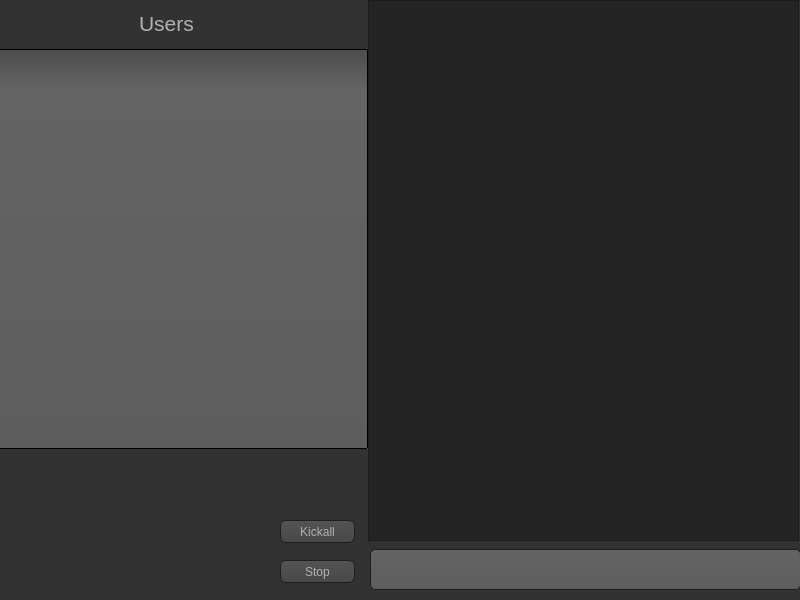
<?xml version="1.0" encoding="UTF-8"?>
<ui version="4.0">
 <class>MainWindow</class>
 <widget class="QMainWindow" name="MainWindow">
  <property name="geometry">
   <rect>
    <x>0</x>
    <y>0</y>
    <width>800</width>
    <height>600</height>
   </rect>
  </property>
  <property name="windowTitle">
   <string>MainWindow</string>
  </property>
  <property name="styleSheet">
   <string notr="true">QToolTip
{
     border: 1px solid black;
     background-color: #D1DBCB;
     padding: 1px;
     border-radius: 3px;
     opacity: 100;
}

QWidget
{
    color: #b1b1b1;
    background-color: #323232;
}

QWidget:item:hover
{
    background-color: QLinearGradient( x1: 0, y1: 0, x2: 0, y2: 1, stop: 0 #D1DBCB, stop: 1 #b2b6af);
    color: #000000;
}

QWidget:item:selected
{
    background-color: QLinearGradient( x1: 0, y1: 0, x2: 0, y2: 1, stop: 0 #D1DBCB, stop: 1 #b2b6af);
}

QMenuBar::item
{
    background: transparent;
}

QMenuBar::item:selected
{
    background: transparent;
    border: 1px solid #fdf6e3;
}

QMenuBar::item:pressed
{
    background: #444;
    border: 1px solid #000;
    background-color: QLinearGradient(
        x1:0, y1:0,
        x2:0, y2:1,
        stop:1 #212121,
        stop:0.4 #343434/*,
        stop:0.2 #343434,
        stop:0.1 #fdf6e3*/
    );
    margin-bottom:-1px;
    padding-bottom:1px;
}

QMenu
{
    border: 1px solid #000;
}

QMenu::item
{
    padding: 2px 20px 2px 20px;
}

QMenu::item:selected
{
    color: #000000;
}

QWidget:disabled
{
    color: #404040;
    background-color: #323232;
}

QAbstractItemView
{
    background-color: QLinearGradient( x1: 0, y1: 0, x2: 0, y2: 1, stop: 0 #4d4d4d, stop: 0.1 #646464, stop: 1 #5d5d5d);
}

QWidget:focus
{
    /*border: 2px solid QLinearGradient( x1: 0, y1: 0, x2: 0, y2: 1, stop: 0
     #D1DBCB, stop: 1 #b2b6af);*/
}

QLineEdit
{
    background-color: QLinearGradient( x1: 0, y1: 0, x2: 0, y2: 1, stop: 0 #4d4d4d, stop: 0 #646464, stop: 1 #5d5d5d);
    padding: 1px;
    border-style: solid;
    border: 1px solid #1e1e1e;
    border-radius: 5;
}

QPushButton
{
    color: #b1b1b1;
    background-color: QLinearGradient( x1: 0, y1: 0, x2: 0, y2: 1, stop: 0 #565656, stop: 0.1 #525252, stop: 0.5 #4e4e4e, stop: 0.9 #4a4a4a, stop: 1 #464646);
    border-width: 1px;
    border-color: #1e1e1e;
    border-style: solid;
    border-radius: 6;
    padding: 3px;
    font-size: 12px;
    padding-left: 5px;
    padding-right: 5px;
}

QPushButton:pressed
{
    background-color: QLinearGradient( x1: 0, y1: 0, x2: 0, y2: 1, stop: 0 #2d2d2d, stop: 0.1 #2b2b2b, stop: 0.5 #292929, stop: 0.9 #282828, stop: 1 #252525);
}

QComboBox
{
    selection-background-color: #fdf6e3;
    background-color: QLinearGradient( x1: 0, y1: 0, x2: 0, y2: 1, stop: 0 #565656, stop: 0.1 #525252, stop: 0.5 #4e4e4e, stop: 0.9 #4a4a4a, stop: 1 #464646);
    border-style: solid;
    border: 1px solid #1e1e1e;
    border-radius: 5;
}

QComboBox:hover,QPushButton:hover
{
    border: 2px solid QLinearGradient( x1: 0, y1: 0, x2: 0, y2: 1, stop: 0
    #D1DBCB, stop: 1 #b2b6af);
}


QComboBox:on
{
    padding-top: 3px;
    padding-left: 4px;
    background-color: QLinearGradient( x1: 0, y1: 0, x2: 0, y2: 1, stop: 0 #2d2d2d, stop: 0.1 #2b2b2b, stop: 0.5 #292929, stop: 0.9 #282828, stop: 1 #252525);
    selection-background-color: #fdf6e3;
}

QComboBox QAbstractItemView
{
    border: 2px solid darkgray;
    selection-background-color: QLinearGradient( x1: 0, y1: 0, x2: 0, y2: 1,
     stop: 0 #D1DBCB, stop: 1 #b2b6af);
}

QComboBox::drop-down
{
     subcontrol-origin: padding;
     subcontrol-position: top right;
     width: 15px;

     border-left-width: 0px;
     border-left-color: darkgray;
     border-left-style: solid; /* just a single line */
     border-top-right-radius: 3px; /* same radius as the QComboBox */
     border-bottom-right-radius: 3px;
 }

QComboBox::down-arrow
{
     image: url(:/down_arrow.png);
}

QGroupBox:focus
{
border: 2px solid QLinearGradient( x1: 0, y1: 0, x2: 0, y2: 1, stop: 0
#D1DBCB, stop: 1 #b2b6af);
}

QTextEdit:focus
{
    border: 2px solid QLinearGradient( x1: 0, y1: 0, x2: 0, y2: 1, stop: 0
    #D1DBCB, stop: 1 #b2b6af);
}

QScrollArea:focus {
border: 1px solid black;
}

QScrollBar:horizontal {
     border: 1px solid #222222;
     background: QLinearGradient( x1: 0, y1: 0, x2: 0, y2: 1, stop: 0.0 #121212, stop: 0.2 #282828, stop: 1 #484848);
     height: 7px;
     margin: 0px 16px 0 16px;
}

QScrollBar::handle:horizontal
{
      background: QLinearGradient( x1: 0, y1: 0, x2: 1, y2: 0, stop: 0
      #D1DBCB, stop: 0.5 #b2b6af, stop: 1 #D1DBCB);
      min-height: 20px;
      border-radius: 2px;
}

QScrollBar::add-line:horizontal {
      border: 1px solid #1b1b19;
      border-radius: 2px;
      background: QLinearGradient( x1: 0, y1: 0, x2: 1, y2: 0, stop: 0
      #D1DBCB, stop: 1 #b2b6af);
      width: 14px;
      subcontrol-position: right;
      subcontrol-origin: margin;
}

QScrollBar::sub-line:horizontal {
      border: 1px solid #1b1b19;
      border-radius: 2px;
      background: QLinearGradient( x1: 0, y1: 0, x2: 1, y2: 0, stop: 0
      #D1DBCB, stop: 1 #b2b6af);
      width: 14px;
     subcontrol-position: left;
     subcontrol-origin: margin;
}

QScrollBar::right-arrow:horizontal, QScrollBar::left-arrow:horizontal
{
      border: 1px solid black;
      width: 1px;
      height: 1px;
      background: white;
}

QScrollBar::add-page:horizontal, QScrollBar::sub-page:horizontal
{
      background: none;
}

QScrollBar:vertical
{
      background: QLinearGradient( x1: 0, y1: 0, x2: 1, y2: 0, stop: 0.0 #121212, stop: 0.2 #282828, stop: 1 #484848);
      width: 7px;
      margin: 16px 0 16px 0;
      border: 1px solid #222222;
}

QScrollBar::handle:vertical
{
      background: QLinearGradient( x1: 0, y1: 0, x2: 0, y2: 1, stop: 0
      #D1DBCB, stop: 0.5 #b2b6af, stop: 1 #D1DBCB);
      min-height: 20px;
      border-radius: 2px;
}

QScrollBar::add-line:vertical
{
      border: 1px solid #1b1b19;
      border-radius: 2px;
      background: QLinearGradient( x1: 0, y1: 0, x2: 0, y2: 1, stop: 0
      #D1DBCB, stop: 1 #b2b6af);
      height: 14px;
      subcontrol-position: bottom;
      subcontrol-origin: margin;
}

QScrollBar::sub-line:vertical
{
      border: 1px solid #1b1b19;
      border-radius: 2px;
      background: QLinearGradient( x1: 0, y1: 0, x2: 0, y2: 1, stop: 0 #b2b6af,
      stop: 1 #D1DBCB);
      height: 14px;
      subcontrol-position: top;
      subcontrol-origin: margin;
}

QScrollBar::up-arrow:vertical, QScrollBar::down-arrow:vertical
{
      border: 1px solid black;
      width: 1px;
      height: 1px;
      background: white;
}


QScrollBar::add-page:vertical, QScrollBar::sub-page:vertical
{
      background: none;
}

QTextEdit
{
    background-color: #242424;
}

QPlainTextEdit
{
    background-color: #242424;
}

QHeaderView::section
{
    background-color: QLinearGradient(x1:0, y1:0, x2:0, y2:1, stop:0 #616161, stop: 0.5 #505050, stop: 0.6 #434343, stop:1 #656565);
    color: white;
    padding-left: 4px;
    border: 1px solid #6c6c6c;
}

QCheckBox:disabled
{
color: #414141;
}

QDockWidget::title
{
    text-align: center;
    spacing: 3px; /* spacing between items in the tool bar */
    background-color: QLinearGradient(x1:0, y1:0, x2:0, y2:1, stop:0 #323232, stop: 0.5 #242424, stop:1 #323232);
}

QDockWidget::close-button, QDockWidget::float-button
{
    text-align: center;
    spacing: 1px; /* spacing between items in the tool bar */
    background-color: QLinearGradient(x1:0, y1:0, x2:0, y2:1, stop:0 #323232, stop: 0.5 #242424, stop:1 #323232);
}

QDockWidget::close-button:hover, QDockWidget::float-button:hover
{
    background: #242424;
}

QDockWidget::close-button:pressed, QDockWidget::float-button:pressed
{
    padding: 1px -1px -1px 1px;
}

QMainWindow::separator
{
    background-color: QLinearGradient(x1:0, y1:0, x2:0, y2:1, stop:0 #161616, stop: 0.5 #151515, stop: 0.6 #212121, stop:1 #343434);
    color: white;
    padding-left: 4px;
    border: 1px solid #4c4c4c;
    spacing: 3px; /* spacing between items in the tool bar */
}

QMainWindow::separator:hover
{

    background-color: QLinearGradient(x1:0, y1:0, x2:0, y2:1, stop:0 #b2b6af,
    stop:0.5 #b56c17 stop:1 #D1DBCB);
    color: white;
    padding-left: 4px;
    border: 1px solid #6c6c6c;
    spacing: 3px; /* spacing between items in the tool bar */
}

QToolBar {
    border: 1px transparent #323232;
    background: 1px solid #323232;
}

QToolBar::handle
{
     spacing: 3px; /* spacing between items in the tool bar */
     background: url(:/images/handle.png);
}

QMenu::separator
{
    height: 2px;
    background-color: QLinearGradient(x1:0, y1:0, x2:0, y2:1, stop:0 #161616, stop: 0.5 #151515, stop: 0.6 #212121, stop:1 #343434);
    color: white;
    padding-left: 4px;
    margin-left: 10px;
    margin-right: 5px;
}

QProgressBar
{
    border: 2px solid grey;
    border-radius: 5px;
    text-align: center;
}

QProgressBar::chunk
{
    background-color: #b2b6af;
    width: 2.15px;
    margin: 0.5px;
}

QTabBar::tab {
    color: #b1b1b1;
    border: 1px solid #444;
    border-bottom-style: none;
    background-color: #323232;
    padding-left: 10px;
    padding-right: 10px;
    padding-top: 3px;
    padding-bottom: 2px;
    margin-right: -1px;
}

QTabWidget::pane {
    border: 1px solid #444;
    top: 1px;
}

QTabBar::tab:last
{
    margin-right: 0; /* the last selected tab has nothing to overlap with on the right */
    border-top-right-radius: 3px;
}

QTabBar::tab:first:!selected
{
 margin-left: 0px; /* the last selected tab has nothing to overlap with on the right */


    border-top-left-radius: 3px;
}

QTabBar::tab:!selected
{
    color: #b1b1b1;
    border-bottom-style: solid;
    margin-top: 3px;
    background-color: QLinearGradient(x1:0, y1:0, x2:0, y2:1, stop:1 #212121, stop:.4 #343434);
}

QTabBar::tab:selected
{
    border-top-left-radius: 3px;
    border-top-right-radius: 3px;
    margin-bottom: 0px;
}

QTabBar::tab:!selected:hover
{
    /*border-top: 2px solid #fdf6e3;
    padding-bottom: 3px;*/
    border-top-left-radius: 3px;
    border-top-right-radius: 3px;
    background-color: QLinearGradient(x1:0, y1:0, x2:0, y2:1, stop:1 #212121, stop:0.4 #343434, stop:0.2 #343434, stop:0.1 #fdf6e3);
}

QRadioButton::indicator:checked, QRadioButton::indicator:unchecked{
    color: #b1b1b1;
    background-color: #323232;
    border: 1px solid #b1b1b1;
    border-radius: 6px;
}

QRadioButton::indicator:checked
{
    background-color: qradialgradient(
        cx: 0.5, cy: 0.5,
        fx: 0.5, fy: 0.5,
        radius: 1.0,
        stop: 0.25 #fdf6e3,
        stop: 0.3 #323232
    );
}

QCheckBox::indicator{
    color: #b1b1b1;
    background-color: #323232;
    border: 1px solid #b1b1b1;
    width: 9px;
    height: 9px;
}

QRadioButton::indicator
{
    border-radius: 6px;
}

QRadioButton::indicator:hover, QCheckBox::indicator:hover
{
    border: 1px solid #fdf6e3;
}

QCheckBox::indicator:checked
{
    image:url(:/images/checkbox.png);
}

QCheckBox::indicator:disabled, QRadioButton::indicator:disabled
{
    border: 1px solid #444;
}</string>
  </property>
  <widget class="QWidget" name="centralwidget">
   <widget class="QTextBrowser" name="History">
    <property name="geometry">
     <rect>
      <x>368</x>
      <y>0</y>
      <width>431</width>
      <height>541</height>
     </rect>
    </property>
    <property name="cursor" stdset="0">
     <cursorShape>BlankCursor</cursorShape>
    </property>
    <property name="html">
     <string>&lt;!DOCTYPE HTML PUBLIC &quot;-//W3C//DTD HTML 4.0//EN&quot; &quot;http://www.w3.org/TR/REC-html40/strict.dtd&quot;&gt;
&lt;html&gt;&lt;head&gt;&lt;meta name=&quot;qrichtext&quot; content=&quot;1&quot; /&gt;&lt;style type=&quot;text/css&quot;&gt;
p, li { white-space: pre-wrap; }
&lt;/style&gt;&lt;/head&gt;&lt;body style=&quot; font-family:'MS Shell Dlg 2'; font-size:8.25pt; font-weight:400; font-style:normal;&quot;&gt;
&lt;p style=&quot;-qt-paragraph-type:empty; margin-top:0px; margin-bottom:0px; margin-left:0px; margin-right:0px; -qt-block-indent:0; text-indent:0px;&quot;&gt;&lt;br /&gt;&lt;/p&gt;&lt;/body&gt;&lt;/html&gt;</string>
    </property>
   </widget>
   <widget class="QLineEdit" name="Command">
    <property name="geometry">
     <rect>
      <x>370</x>
      <y>549</y>
      <width>431</width>
      <height>41</height>
     </rect>
    </property>
   </widget>
   <widget class="QListView" name="UserList">
    <property name="geometry">
     <rect>
      <x>-3</x>
      <y>49</y>
      <width>371</width>
      <height>400</height>
     </rect>
    </property>
   </widget>
   <widget class="QPushButton" name="StopButton">
    <property name="geometry">
     <rect>
      <x>280</x>
      <y>560</y>
      <width>75</width>
      <height>23</height>
     </rect>
    </property>
    <property name="text">
     <string>Stop</string>
    </property>
   </widget>
   <widget class="QPushButton" name="KickAllButton">
    <property name="geometry">
     <rect>
      <x>280</x>
      <y>520</y>
      <width>75</width>
      <height>23</height>
     </rect>
    </property>
    <property name="text">
     <string>Kickall</string>
    </property>
   </widget>
   <widget class="QLabel" name="label">
    <property name="geometry">
     <rect>
      <x>139</x>
      <y>11</y>
      <width>70</width>
      <height>24</height>
     </rect>
    </property>
    <property name="font">
     <font>
      <pointsize>16</pointsize>
     </font>
    </property>
    <property name="text">
     <string>Users</string>
    </property>
   </widget>
  </widget>
 </widget>
 <resources/>
 <connections/>
</ui>
